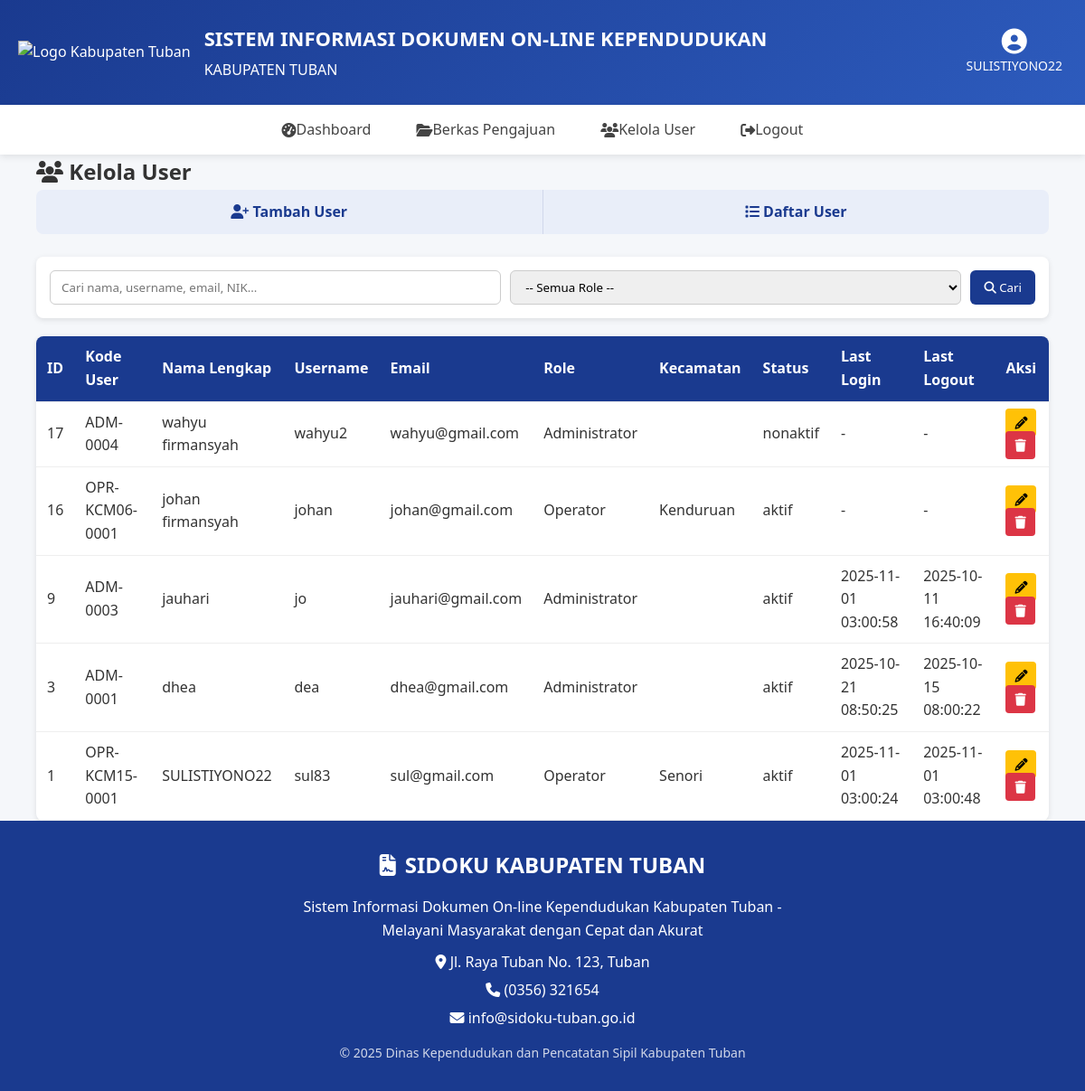
The app's page /index.php?page=adminutama (signed in) with its own data.
### tables this page shows
CREATE TABLE `users` (
  `user_id` int(11) NOT NULL,
  `kode_user` varchar(30) DEFAULT NULL,
  `nama_lengkap` varchar(100) NOT NULL,
  `username` varchar(50) NOT NULL,
  `nik` varchar(20) NOT NULL,
  `email` varchar(100) NOT NULL,
  `password` varchar(255) NOT NULL,
  `role_id` varchar(20) DEFAULT NULL,
  `kecamatan_id` int(11) DEFAULT NULL,
  `status` enum('aktif','nonaktif') DEFAULT 'aktif',
  `last_login` datetime DEFAULT NULL,
  `last_logout` datetime DEFAULT NULL
);

CREATE TABLE `roles` (
  `role_id` varchar(20) NOT NULL,
  `role_name` varchar(50) NOT NULL
);

CREATE TABLE `kecamatan` (
  `kecamatan_id` int(11) NOT NULL,
  `kode_kecamatan` varchar(10) NOT NULL,
  `nama_kecamatan` varchar(100) NOT NULL
);

### pages/adminutama.php (the view, shortened to what this page needs)
<?php
include 'koneksi.php';
$keyword = $_GET['keyword'] ?? '';
$sql = "SELECT u.*, r.role_name, k.nama_kecamatan
        FROM users u
        LEFT JOIN roles r ON u.role_id = r.role_id
        LEFT JOIN kecamatan k ON u.kecamatan_id = k.kecamatan_id
        WHERE 1=1";
$sql .= " ORDER BY u.user_id DESC";
$stmt = $koneksi->prepare($sql);
$stmt->execute();
$result = $stmt->get_result();
?>
<!DOCTYPE html>
<html lang="id">
<head>
    <link rel="stylesheet" href="https://cdnjs.cloudflare.com/ajax/libs/font-awesome/6.4.0/css/all.min.css">
</head>
<body>
    <main class="container main-content">
        <h2 class="page-title"><i class="fas fa-users"></i> Kelola User</h2>
        <div class="sub-nav">
            <a href="index.php?page=admin-users" ><i class="fas fa-user-plus"></i> Tambah User</a>
            <a href="index.php?page=adminutama"><i class="fas fa-list"></i> Daftar User</a>
        </div>
        <form method="get" class="search-box">
            <input type="text" name="keyword" placeholder="Cari nama, username, email, NIK..." value="<?= htmlspecialchars($keyword) ?>">
            <select name="role_id">
                <option value="">-- Semua Role --</option>
            </select>
            <button type="submit"><i class="fa fa-search"></i> Cari</button>
        </form>
        <table>
            <tr>
                <th>ID</th>
                <th>Kode User</th>
                <th>Nama Lengkap</th>
                <th>Username</th>
                <th>Email</th>
                <th>Role</th>
                <th>Kecamatan</th>
                <th>Status</th>
                <th>Last Login</th>
                <th>Last Logout</th>
                <th>Aksi</th>
            </tr>
            <?php while ($row = $result->fetch_assoc()): ?>
                <tr>
                    <td><?= $row['user_id'] ?></td>
                    <td><?= $row['kode_user'] ?></td>
                    <td><?= $row['nama_lengkap'] ?></td>
                    <td><?= $row['username'] ?></td>
                    <td><?= $row['email'] ?></td>
                    <td><?= $row['role_name'] ?></td>
                    <td><?= $row['nama_kecamatan'] ?></td>
                    <td><?= $row['status'] ?></td>
                    <td><?= $row['last_login'] ?: '-' ?></td>
                    <td><?= $row['last_logout'] ?: '-' ?></td>
                    <td>
                        <a href="pages/edit_user.php?id=<?= $row['user_id'] ?>" class="btn edit"><i class="fa fa-pencil"></i></a>
                        <a href="pages/hapus_user.php?id=<?= $row['user_id'] ?>" class="btn hapus" onclick="return confirm('Yakin hapus?')"><i class="fa fa-trash"></i></a>
                    </td>
                </tr>
            <?php endwhile; ?>
        </table>
        </div>
</body>
</html>

### index.php (style rules this page uses)
* { margin: 0; padding: 0; box-sizing: border-box; font-family: "Segoe UI", Tahoma, Geneva, Verdana, sans-serif; }
body { background-color: #f5f7fa; color: #333; line-height: 1.6; min-height: 100vh; display: flex; flex-direction: column; }
.container { max-width: 1200px; margin: 0 auto; padding: 0 20px; }

### pages/adminutama.php (style rules this page uses)
.sub-nav { background-color: #e9eef9; border-radius: 8px; display: flex; margin-bottom: 25px; overflow: hidden; }
.sub-nav a { flex: 1; text-align: center; padding: 12px; text-decoration: none; color: #1a3a8f; font-weight: 600; border-right: 1px solid #d0d7eb; transition: background 0.3s; }
.sub-nav a:last-child { border-right: none; }
.search-box { display: flex; gap: 10px; margin-bottom: 20px; background: #fff; padding: 15px; border-radius: 8px; box-shadow: 0 2px 6px rgba(0, 0, 0, 0.1); }
.search-box input, .search-box select { padding: 8px 12px; border: 1px solid #ccc; border-radius: 6px; flex: 1; }
.search-box button { padding: 8px 15px; background: #1a3a8f; border: none; border-radius: 6px; color: #fff; cursor: pointer; }
table { width: 100%; border-collapse: collapse; background: #fff; border-radius: 8px; overflow: hidden; box-shadow: 0 2px 6px rgba(0, 0, 0, 0.1); }
th, td { padding: 10px 12px; border-bottom: 1px solid #eee; }
th { background: #1a3a8f; color: white; text-align: left; }
a.btn { padding: 6px 10px; border-radius: 4px; text-decoration: none; font-size: 14px; }
.edit { background: #ffc107; color: #000; }
.hapus { background: #dc3545; color: #fff; }

### records on screen
users: user_id "17", kode_user "ADM-0004", nama_lengkap "wahyu firmansyah", username "wahyu2", email "wahyu@gmail.com", role.role_name "Administrator", status "nonaktif", last_login "-", last_logout "-"
users: user_id "16", kode_user "OPR-KCM06-0001", nama_lengkap "johan firmansyah", username "johan", email "johan@gmail.com", role.role_name "Operator", kecamatan.nama_kecamatan "Kenduruan", status "aktif", last_login "-", last_logout "-"
users: user_id "9", kode_user "ADM-0003", nama_lengkap "jauhari", username "jo", email "jauhari@gmail.com", role.role_name "Administrator", status "aktif", last_login "2025-11-01 03:00:58", last_logout "2025-10-11 16:40:09"
users: user_id "3", kode_user "ADM-0001", nama_lengkap "dhea", username "dea", email "dhea@gmail.com", role.role_name "Administrator", status "aktif", last_login "2025-10-21 08:50:25", last_logout "2025-10-15 08:00:22"
users: user_id "1", kode_user "OPR-KCM15-0001", nama_lengkap "SULISTIYONO22", username "sul83", email "sul@gmail.com", role.role_name "Operator", kecamatan.nama_kecamatan "Senori", status "aktif", last_login "2025-11-01 03:00:24", last_logout "2025-11-01 03:00:48"

### other values on screen
$_SESSION['nama'] "SULISTIYONO22"
